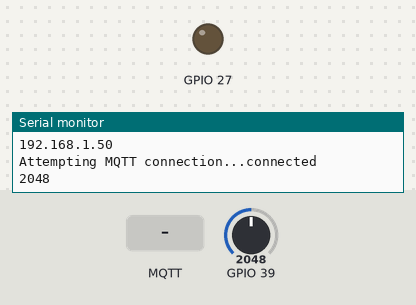
The sketch below on a simulated ESP32. Shown: output pins drawn as LEDs (lit = HIGH), the last lines printed to the serial monitor. The inputs (shaded band) are chosen by the test bench; at power-on: GPIO 39 = 2048. WiFi joins after 1.5 s; servers stay silent unless stated; random numbers use the default seed unless the sketch sets one; no MQTT or app messages arrive unless stated.

Above: at 6.5 s.
6.6 s: MQTT message "b" arrives on the first subscribed topic
At 7.7 s:
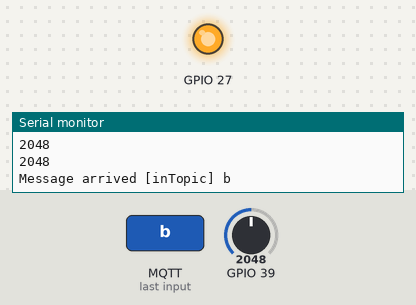
9.3 s: MQTT message "1" arrives on the first subscribed topic
10.8 s: MQTT message "on" arrives on the first subscribed topic
Timing chart, 0 to 13.8 s (numbered marks = the images above; inputs shaded):
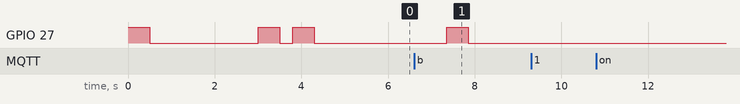

Measured:
- after the input at 6.6 s, GPIO 27: LOW → HIGH after 0.76 s, → LOW 0.50 s later

The sketch:

bottle_ESP32_LDS.ino
```cpp
#include <WiFi.h>
#include <PubSubClient.h>

// const char* ssid     = "U+Net9444";
// const char* password = "5J951C2$37";
// const char* host = "192.168.219.108";
const char* ssid     = "hywu00";
const char* password = "10041004";
const char* host = "192.168.0.3";

unsigned long   timer;

WiFiClient WiFiclient;
PubSubClient client(WiFiclient);
#include  <ArduinoJson.h>

char  command;
char  opened[20];

void callback(char* topic, byte* payload, unsigned int length) {
  Serial.print("Message arrived [");
  Serial.print(topic);
  Serial.print("] ");
  for (int i = 0; i < length; i++) {
    Serial.print((char)payload[i]);
  }
  Serial.println();
  command = (char)payload[0];
}

void reconnect() {
  // Loop until we're reconnected
  while (!client.connected()) {
    Serial.print("Attempting MQTT connection...");
    // Create a random client ID
    String clientId = "ESP8266Client-";
    clientId += String(random(0xffff), HEX);
    // Attempt to connect
    if (client.connect(clientId.c_str())) {
      Serial.println("connected");
      // Once connected, publish an announcement...
      client.publish("outTopic", "MQTT ready");
      // ... and resubscribe
      client.subscribe("inTopic");
    } else {
      Serial.print("failed, rc=");
      Serial.print(client.state());
      Serial.println(" try again in 5 seconds");
      // Wait 5 seconds before retrying
      delay(5000);
    }
  }
}

void setup() {

  pinMode(27, OUTPUT);

  // start 시에 LED 1회 점멸 신호
  digitalWrite(27, HIGH);
  delay(500);
  digitalWrite(27, LOW);

  // initialize the serial port
  Serial.begin(115200);
  delay(1000);

  WiFi.mode(WIFI_STA);
  WiFi.begin(ssid, password);
  while (WiFi.status() != WL_CONNECTED) {
      delay(500);
      if(Serial) Serial.print(".");
  }

  if(Serial) {
    Serial.println("");
    Serial.println("WiFi connected");
    Serial.println("IP address: ");
    Serial.println(WiFi.localIP());
    // WiFi 시에 LED 2회 점멸 신호
    digitalWrite(27, HIGH);
    delay(500);
    digitalWrite(27, LOW);
    delay(300);
    digitalWrite(27, HIGH);
    delay(500);
    digitalWrite(27, LOW);
  }
  client.setServer(host, 1883);
  client.setCallback(callback);

  delay(1000);

}

boolean TIME = false;


void loop() {

  if (!client.connected()) {
    reconnect();
  }
  command = 0;
  client.loop();

  switch (command) {
      case  'b':                //MQTT message "T"이면 LED ON
          digitalWrite(27, HIGH);         // LED ON : 복약 시간 알림
          TIME = true;          // flag ON
          timer = millis();     // 복약 시기 알림 메시지 수신 시각 기록
          break;
      default :
          break;
  }
  delay(500);

  int OPEN = analogRead(39);        // 약통 내부 LDS 센서값 read
  Serial.println(OPEN);
  if (TIME && OPEN > 600) {     // 복약 flag ON 상태일때, 약통이 열리면 복약으로 인식
      sprintf(opened, "{\"bottle\": %d}", (millis() - timer)/60000);
      client.publish("bottle", opened);
      client.publish("outTopic", "{\"Type\":\"Bottle\"}");

      TIME = false;
      digitalWrite(27, LOW);
      Serial.println(opened);
  }
  delay(500);
}
```
